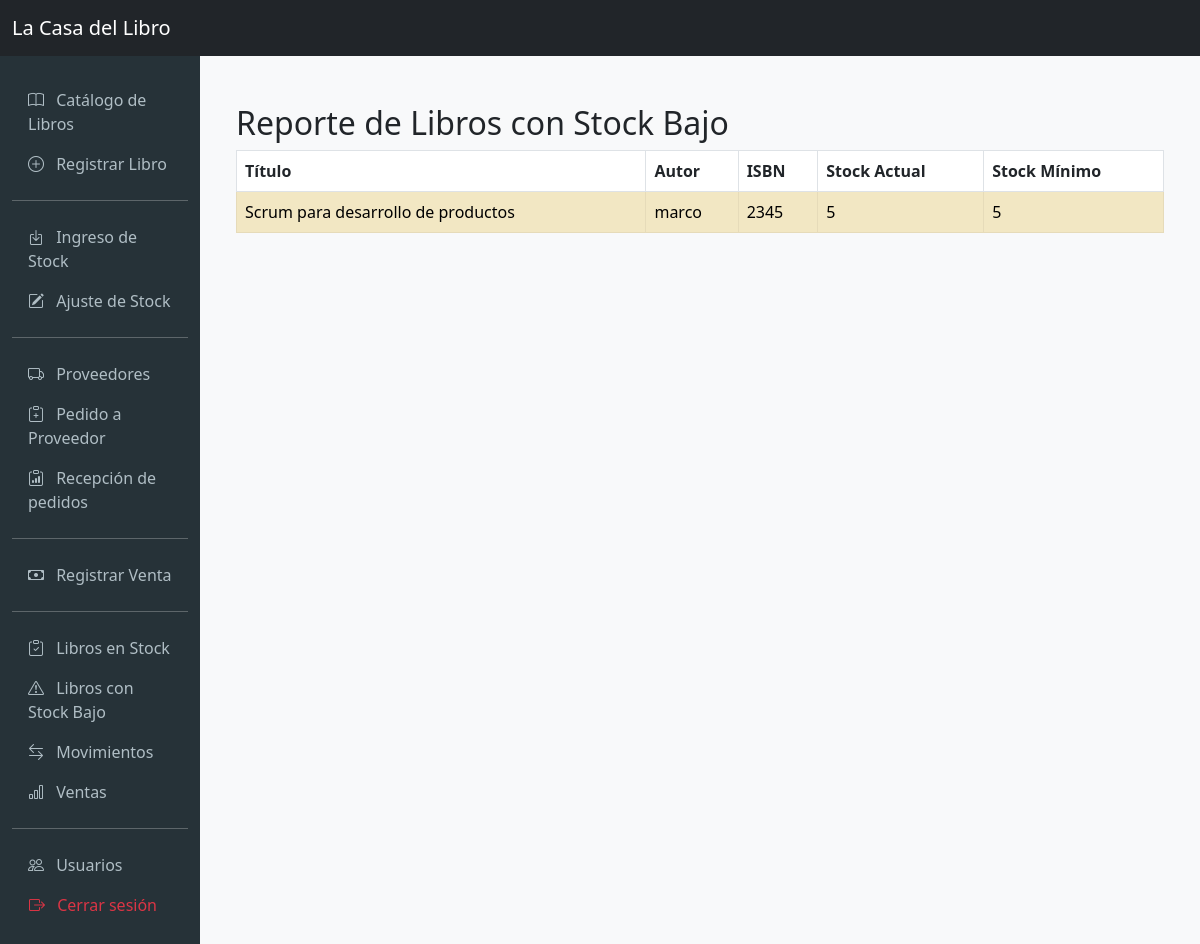
Screenshot of /reportes/libros-stock-bajo/ (signed in) with the database file from the repository.
### libros/models.py (models this page shows, shortened)
class Libro(models.Model):
    isbn = models.CharField(max_length=13, unique=True, verbose_name='ISBN')
    titulo = models.CharField(max_length=255, verbose_name='Título')
    autor = models.CharField(max_length=255, verbose_name='Autor(es)')
    editorial = models.CharField(max_length=255, verbose_name='Editorial')
    precio_venta = models.DecimalField(max_digits=10, decimal_places=2, verbose_name='Precio de Venta')
    costo_adquisicion = models.DecimalField(max_digits=10, decimal_places=2, verbose_name='Costo de Adquisición')
    stock_actual = models.IntegerField(default=0, verbose_name='Stock Actual')
    stock_minimo = models.IntegerField(default=5, verbose_name='Stock Mínimo')
    categoria = models.CharField(max_length=100, verbose_name='Categoría/Género')
    sinopsis = models.TextField(blank=True, null=True, verbose_name='Sinopsis')
    class Meta:
        verbose_name = 'Libro'
        verbose_name_plural = 'Libros'

### reportes/views.py (the view)
# urls.py: path('libros-stock-bajo/', ReporteLibrosStockBajoView.as_view(), name='reporte_libros_stock_bajo'),
class ReporteLibrosStockBajoView(ListView):
    model = Libro
    template_name = 'reportes/reporte_libros_stock_bajo.html'
    context_object_name = 'libros'
    def get_queryset(self):
        return Libro.objects.filter(stock_actual__lte=F('stock_minimo')).order_by('titulo')

### reportes/templates/reportes/reporte_libros_stock_bajo.html
{% extends 'base.html' %}
{% block content %}
<div class="container mt-4">
    <h2>Reporte de Libros con Stock Bajo</h2>
    <table class="table table-bordered table-striped">
        <thead>
            <tr>
                <th>Título</th>
                <th>Autor</th>
                <th>ISBN</th>
                <th>Stock Actual</th>
                <th>Stock Mínimo</th>
            </tr>
        </thead>
        <tbody>
            {% for libro in libros %}
            <tr {% if libro.stock_actual <= libro.stock_minimo %}class="table-warning"{% endif %}>
                <td>{{ libro.titulo }}</td>
                <td>{{ libro.autor }}</td>
                <td>{{ libro.isbn }}</td>
                <td>{{ libro.stock_actual }}</td>
                <td>{{ libro.stock_minimo }}</td>
            </tr>
            {% empty %}
            <tr><td colspan="5">No hay libros con stock bajo.</td></tr>
            {% endfor %}
        </tbody>
    </table>
</div>
{% endblock %}

### templates/base.html (style rules this page uses)
body { background-color: #f8f9fa; }

### rows the page displays
Libro: titulo "Scrum para desarrollo de productos", autor "marco", isbn "2345", stock_actual "5", stock_minimo "5"
